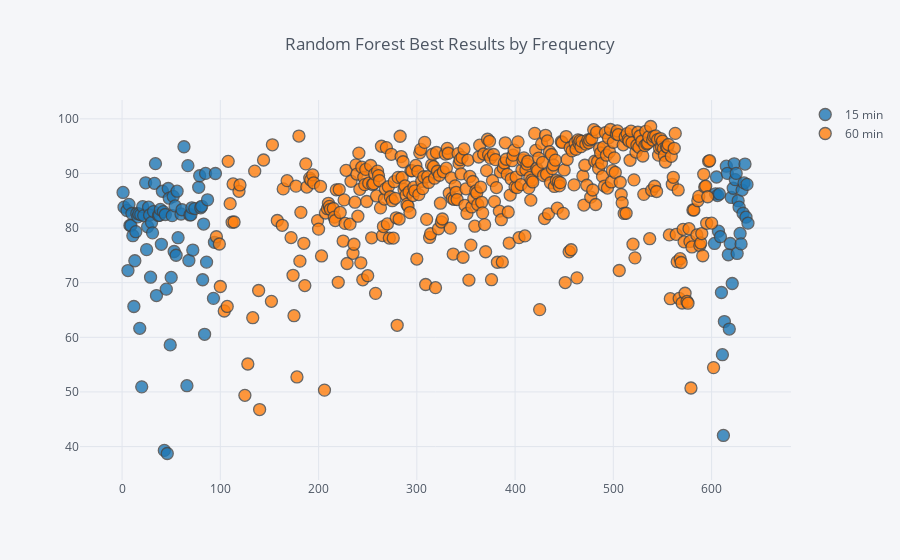

The notebook cell saved with this chart:
### Code cell
rr_maxes['freq_name'] = rr_maxes['freq'].apply(lambda x: f'{x} min')

rr_maxes.iplot(x='building_id', y='score', categories='freq_name', title='Random Forest Best Results by Frequency')

### Figure 1 — Plotly figure (JSON) as saved in the notebook; plotly's stock layout.template omitted (floating-point values rounded to 4 significant figures; data arrays with more than 128 entries replaced by an {"elided": "..."} marker saying what was removed)
{"data": [{"marker": {"color": "rgba(31, 119, 180, 1.0)", "line": {"width": 1.3}, "opacity": 0.8, "size": 12, "symbol": "circle"}, "mode": "markers", "name": "15 min", "textfont": {"color": "#4D5663"}, "type": "scatter", "uid": "ea5058e6-d42c-4cde-a858-72a16a368a15", "x": [1, 2, 5, 6, 7, 8, 9, 10, 11, 12, 13, 14, 15, 16, 17, 18, 19, 20, 21, 22, 24, 25, 26, 27, 28, 29, 30, 31, 32, 33, 34, 35, 37, 38, 39, 40, 41, 42, 43, 44, 45, 46, 47, 48, 49, 50, 51, 52, 53, 54, 55, 56, 57, 60, 61, 63, 66, 67, 68, 69, 70, 71, 72, 74, 78, 79, 80, 81, 82, 83, 84, 85, 86, 87, 93, 94, 95, 603, 604, 605, 606, 607, 608, 609, 610, 611, 612, 613, 615, 616, 617, 618, 619, 620, 621, 622, 623, 624, 625, 626, 627, 628, 629, 630, 631, 632, 633, 634, 635, 636, 637], "y": [86.53, 83.83, 83.23, 72.22, 84.34, 80.49, 80.48, 82.67, 78.61, 65.65, 74.02, 79.33, 82.67, 82.04, 82.59, 61.65, 82.47, 50.93, 83.91, 82.29, 88.29, 76.05, 80.25, 83.82, 82.39, 71.01, 81.03, 79.12, 83.02, 88.19, 91.79, 67.65, 82.31, 82.34, 83.41, 77.03, 86.74, 83.01, 39.3, 82.48, 68.82, 38.73, 87.25, 85.47, 58.61, 70.97, 82.27, 85.81, 75.71, 84.05, 75.02, 86.75, 78.23, 82.58, 83.36, 94.89, 51.14, 91.43, 74.06, 82.4, 82.41, 83.71, 75.98, 83.58, 87.47, 89.58, 83.72, 83.99, 70.54, 80.73, 60.55, 90.01, 73.77, 85.18, 67.14, 77.4, 89.99, 77.19, 86.27, 89.36, 85.96, 79.43, 86.25, 78.42, 68.21, 56.82, 42.04, 62.89, 91.33, 90.01, 75.12, 61.52, 77.18, 85.61, 69.86, 87.29, 91.77, 88.88, 90.01, 75.36, 85.01, 83.83, 79.02, 77.11, 86.97, 82.71, 88.27, 91.72, 82.0, 88.0, 80.9]}, {"marker": {"color": "rgba(255, 127, 14, 1.0)", "line": {"width": 1.3}, "opacity": 0.8, "size": 12, "symbol": "circle"}, "mode": "markers", "name": "60 min", "textfont": {"color": "#4D5663"}, "type": "scatter", "uid": "77419610-6d7c-4433-9a02-fe46ad21e462", "x": {"elided": "419 int values"}, "y": {"elided": "419 float values"}}], "layout": {"legend": {"bgcolor": "#F5F6F9", "font": {"color": "#4D5663"}}, "paper_bgcolor": "#F5F6F9", "plot_bgcolor": "#F5F6F9", "title": {"font": {"color": "#4D5663"}, "text": "Random Forest Best Results by Frequency"}, "xaxis": {"gridcolor": "#E1E5ED", "showgrid": true, "tickfont": {"color": "#4D5663"}, "title": {"font": {"color": "#4D5663"}, "text": ""}, "zerolinecolor": "#E1E5ED"}, "yaxis": {"gridcolor": "#E1E5ED", "showgrid": true, "tickfont": {"color": "#4D5663"}, "title": {"font": {"color": "#4D5663"}, "text": ""}, "zerolinecolor": "#E1E5ED"}}}
